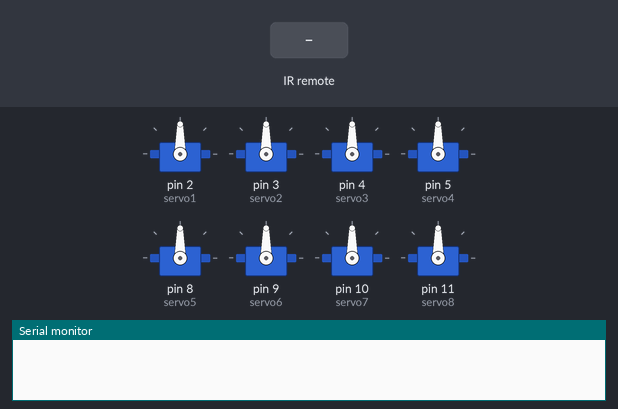
This sketch was run on a simulated Arduino Uno, built with avr-gcc and run on an emulated ATmega328P. On the bench: 8 × servo, the last lines printed to the serial monitor. The inputs (shaded band) are chosen by the test bench.

Above: at 1.2 s.
1.3 s: infrared code 0xFF18E7 received
At 2.7 s:
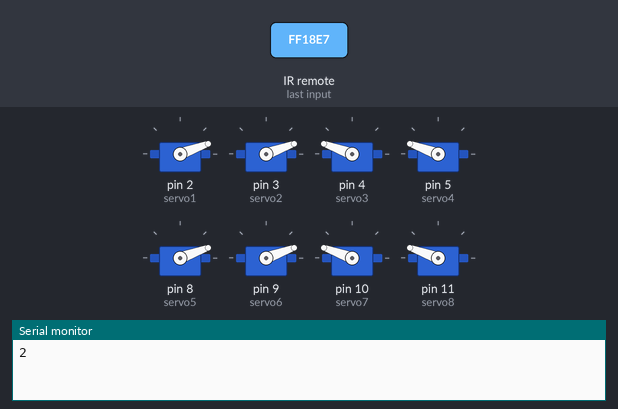
4.3 s: infrared code 0xFF6897 received
At 4.8 s:
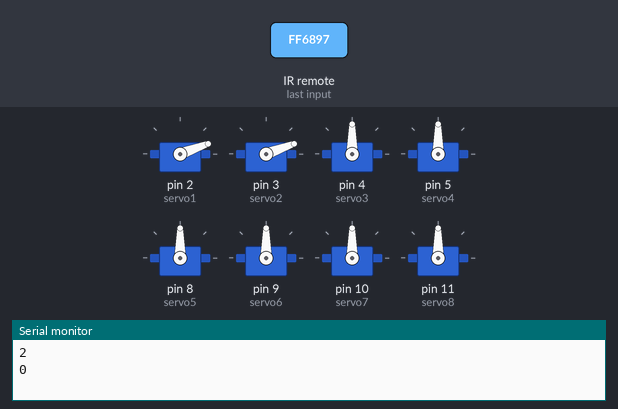
5.8 s: infrared code 0xFF7A85 received
At 7.5 s:
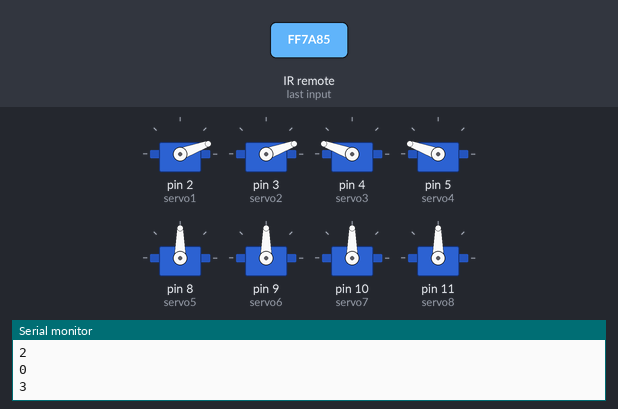
7.8 s: infrared code 0xFF10EF received
At 9.1 s:
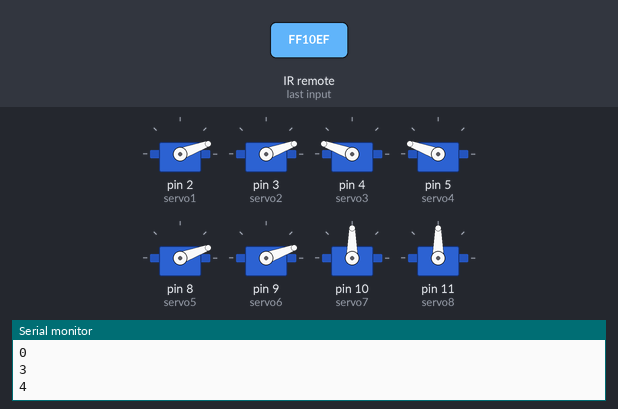
9.8 s: infrared code 0xFF38C7 received
At 10.7 s:
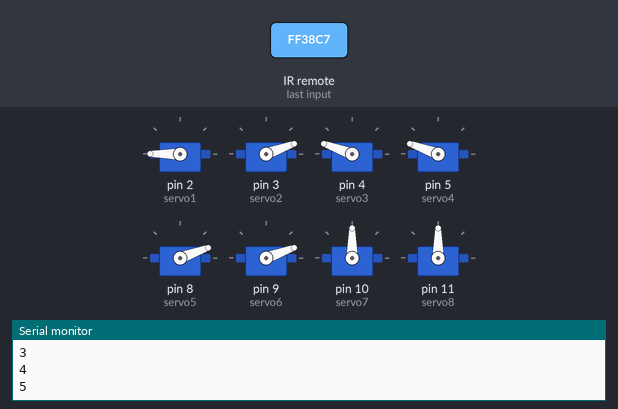
18.8 s: infrared code 0xFF5AA5 received
At 20.7 s:
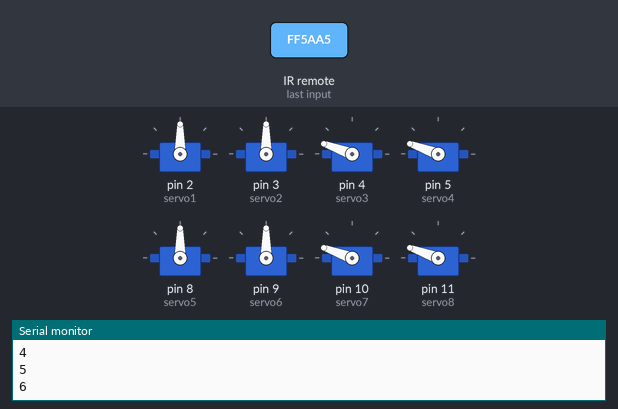
Timing chart, 0 to 22.2 s (numbered marks = the images above; inputs shaded):
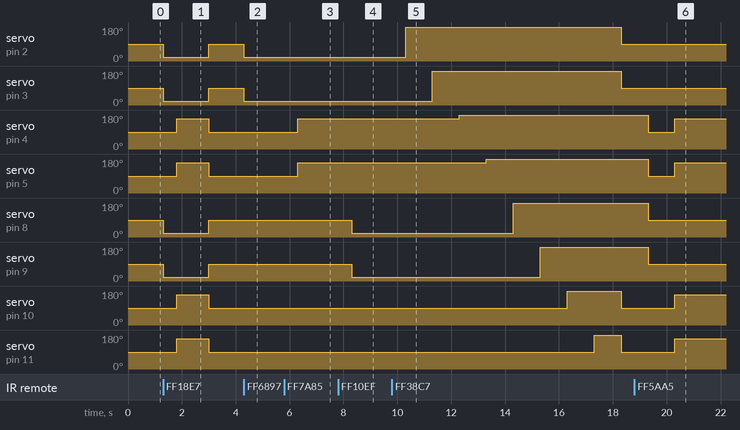

Measured:
- after the input at 1.3 s, servo on pin 2 (servo1), servo on pin 3 (servo2), servo on pin 8 (servo5), servo on pin 9 (servo6): 90° → 20° at once, → 90° 1.7 s later; servo on pin 4 (servo3), servo on pin 5 (servo4), servo on pin 10 (servo7), servo on pin 11 (servo8): 90° → 160° after 0.50 s, → 90° 1.2 s later
- after the input at 4.3 s, servo on pin 2 (servo1), servo on pin 3 (servo2): 90° → 20° at once
- after the input at 5.8 s, servo on pin 4 (servo3), servo on pin 5 (servo4): 90° → 160° after 0.50 s
- after the input at 7.8 s, servo on pin 8 (servo5), servo on pin 9 (servo6): 90° → 20° after 0.50 s
- after the input at 9.8 s, servo on pin 2 (servo1): 20° → 180° after 0.50 s, → 90° 8.0 s later; servo on pin 3 (servo2): 20° → 180° after 1.5 s, → 90° 7.0 s later; servo on pin 4 (servo3): 160° → 180° after 2.5 s; servo on pin 5 (servo4): 160° → 180° after 3.5 s; servo on pin 8 (servo5): 20° → 180° after 4.5 s
- after the input at 18.8 s, servo on pin 10 (servo7), servo on pin 11 (servo8): 90° → 160° after 1.5 s

The sketch:

Full_Spider_Movement.ino
```cpp
#include <IRremote.h>
#include <IRremoteInt.h>
#include <Servo.h>

// Setting up variables
const int RECV_PIN = 7;
IRrecv irrecv(RECV_PIN);
decode_results results;
unsigned long key_value = 0;

Servo servo1;
Servo servo2;
Servo servo3;
Servo servo4;
Servo servo5;
Servo servo6;
Servo servo7;
Servo servo8;

void setup(){
  Serial.begin(9600);
  irrecv.enableIRIn();

  // Setting up pins
  servo1.attach(2);
  servo2.attach(3);
  servo3.attach(4);
  servo4.attach(5);
  servo5.attach(8);
  servo6.attach(9);
  servo7.attach(10);
  servo8.attach(11);

  // Original angle 90 degrees

  servo1.write(90);
  servo2.write(90);
  servo3.write(90);
  servo4.write(90);
  servo5.write(90);
  servo6.write(90);
  servo7.write(90);
  servo8.write(90);

}

void loop(){
  if (irrecv.decode(&results)){
    if (results.value == 0XFFFFFFFF)
      results.value = key_value;
    switch(results.value){
      case 0xFF6897:
        Serial.println("0");

        // Lift up left front leg
        servo1.write(20);
        servo2.write(20);
        delay(2000);

        break ;
      case 0xFF18E7:
        Serial.println("2");

        // Moving forward

        // Controlling left front and back legs
        servo1.write(20);
        servo2.write(20);
        servo5.write(20);
        servo6.write(20);
        delay(500);
        // Controlling right front and back legs
        servo3.write(160);
        servo4.write(160);
        servo7.write(160);
        servo8.write(160);
        delay(1200);
        // Reseting legs back to 90 degrees
        servo1.write(90);
        servo2.write(90);
        servo5.write(90);
        servo6.write(90);
        servo3.write(90);
        servo4.write(90);
        servo7.write(90);
        servo8.write(90);
        delay(500);

        break ;
      case 0xFF7A85:
        Serial.println("3");

        // Lift up right front leg
        servo3.write(160);
        servo4.write(160);
        delay(2000);

        break ;
      case 0xFF10EF:
        Serial.println("4");

        // Lift up both left front and back legs
        servo1.write(20);
        servo2.write(20);
        servo5.write(20);
        servo6.write(20);
        delay(2000);


        break ;
      case 0xFF38C7:
        Serial.println("5");

        // Dancing movement
        servo1.write(180);
        delay(1000);
        servo2.write(180);
        delay(1000);
        servo3.write(180);
        delay(1000);
        servo4.write(180);
        delay(1000);
        servo5.write(180);
        delay(1000);
        servo6.write(180);
        delay(1000);
        servo7.write(180);
        delay(1000);
        servo8.write(180);
        delay(1000);
        servo1.write(90);
        servo2.write(90);
        servo7.write(90);
        servo8.write(90);
        delay(1000);
        servo3.write(90);
        servo4.write(90);
        servo5.write(90);
        servo6.write(90);
        delay(1000);

        break ;
      case 0xFF5AA5:
        Serial.println("6");

        // Lift up both right front and back legs
        servo3.write(160);
        servo4.write(160);
        servo7.write(160);
        servo8.write(160);
        delay(2000);

        break ;
      case 0xFF42BD:
        Serial.println("7");

        // Lift up left back leg
        servo5.write(20);
        servo6.write(20);
        delay(2000);

        break ;
      case 0xFF4AB5:
        Serial.println("8");

        // Moving backwards

        // Controlling left front and back legs
        servo1.write(130);
        servo2.write(130);
        servo5.write(150);
        servo6.write(150);
        delay(500);
        // Controlling right front and back legs
        servo3.write(50);
        servo4.write(50);
        servo7.write(30);
        servo8.write(30);
        delay(1200);
        // Reseting legs back to 90 degrees
        servo1.write(90);
        servo2.write(90);
        servo3.write(90);
        servo4.write(90);
        delay(500);
        servo5.write(90);
        servo6.write(90);
        servo7.write(90);
        servo8.write(90);
        delay(500);

        break ;
      case 0xFF52AD:
        Serial.println("9");

        // Lift up right back leg
        servo7.write(160);
        servo8.write(160);
        delay(2000);

        break ;

      default:

        // Reset angle if no action were detected
        servo1.write(90);
        servo2.write(90);
        servo5.write(90);
        servo6.write(90);
        servo3.write(90);
        servo4.write(90);
        servo7.write(90);
        servo8.write(90);
        delay(500);
        break;
      }

      // Read last key value if same key was pressed
      key_value = results.value;

      // Repeat and collect IR signal
      irrecv.resume();
  }
}
```
